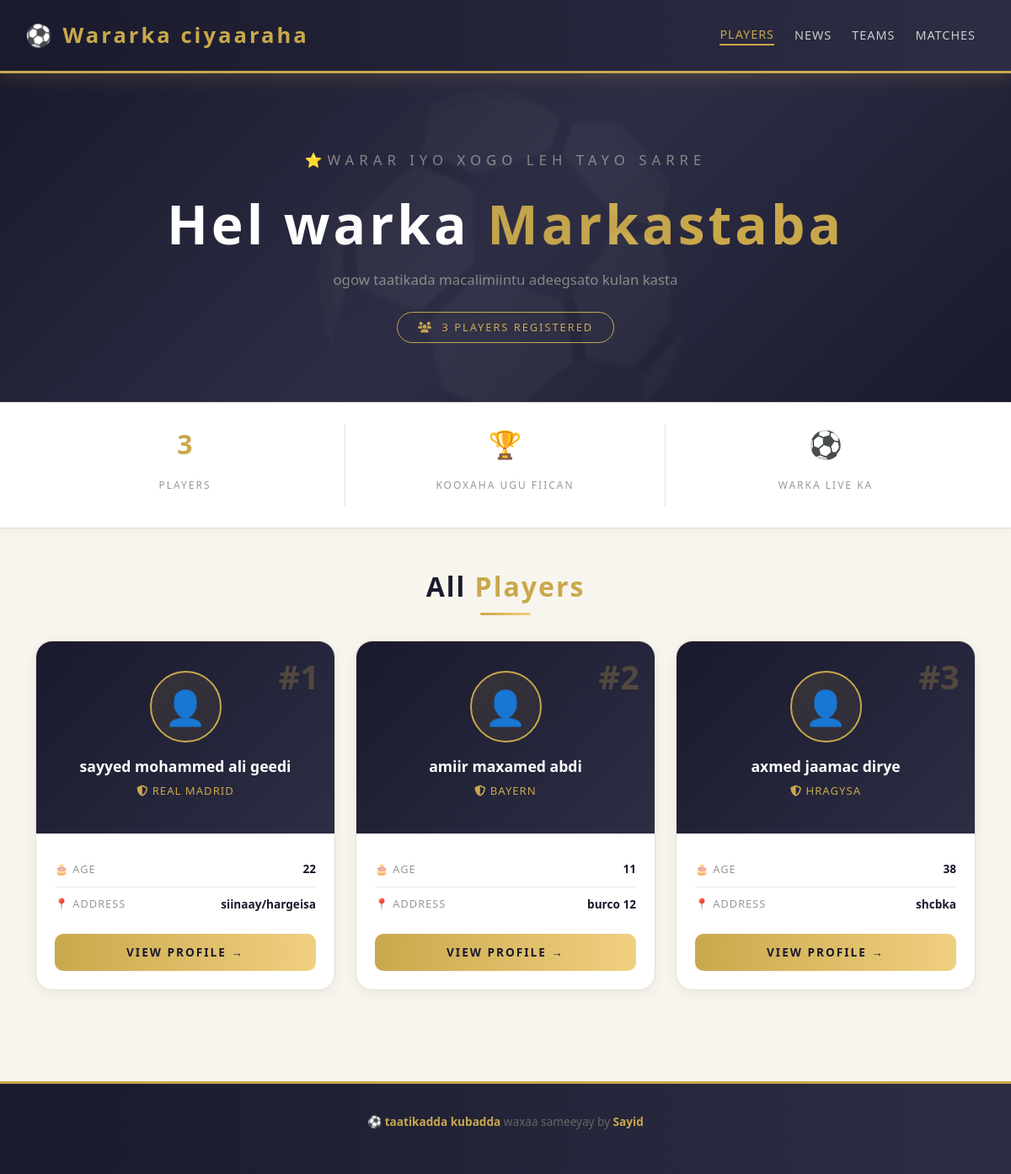
The page / on the database its author committed.
### players/models.py (models this page shows, shortened)
class Player(models.Model):
    name=models.CharField(max_length=100)
    team=models.CharField(max_length=100)
    phone=models.CharField(max_length=20)
    xaafadd=models.CharField(max_length=100)
    age=models.IntegerField()
    bio=models.TextField()

### players/views.py (the view)
# urls.py: path("", views.players, name="players"),
def players(request):
    all_players=Player.objects.all()
    return render(request ,"players/players.html", {"players": all_players})

### players/templates/players/Players.html (shortened to what this page needs)
<!doctype html>
<html lang="en">
  <head>
    <link
      href="https://cdn.jsdelivr.net/npm/bootstrap@5.3.0/dist/css/bootstrap.min.css"
      rel="stylesheet"
    />
    <link
      href="https://cdnjs.cloudflare.com/ajax/libs/font-awesome/6.4.0/css/all.min.css"
      rel="stylesheet"
    />
  </head>
  <body>
    <nav class="navbar navbar-expand-lg">
      <a class="navbar-brand" href="{% url 'players' %}">
        ⚽ Wararka ciyaaraha
      </a>
      <div class="ms-auto d-flex align-items-center">
        <a href="{% url 'players' %}" class="nav-link active">Players</a>
        <a href="{% url 'news' %}" class="nav-link">News</a>
        <a href="{% url 'teams' %}" class="nav-link">Teams</a>
        <a href="{% url 'matches' %}" class="nav-link">Matches</a>
      </div>
    </nav>
    <div class="hero">
      <p class="hero-subtitle">⭐warar iyo xogo leh tayo sarre</p>
      <h1>Hel warka <span>Markastaba</span></h1>
      <p>ogow taatikada macalimiintu adeegsato kulan kasta</p>
      <span class="hero-badge">
        <i class="fa fa-users"></i> &nbsp;{{ players|length }} Players
        Registered
      </span>
    </div>
    <div class="stats-bar">
      <div class="container">
        <div class="row">
          <div class="col-4 stat-item">
            <p class="stat-number">{{ players|length }}</p>
            <p class="stat-label">Players</p>
          </div>
          <div class="col-4 stat-item">
            <p class="stat-number">🏆</p>
            <p class="stat-label">Kooxaha ugu fiican</p>
          </div>
          <div class="col-4 stat-item">
            <p class="stat-number">⚽</p>
            <p class="stat-label">Warka live ka</p>
          </div>
        </div>
      </div>
    </div>
    <div class="section-title">
      <h2>All <span>Players</span></h2>
      <div class="title-line"></div>
    </div>
    <div class="container pb-5">
      <div class="row g-4">
        {% for player in players %}
        <div class="col-lg-4 col-md-6">
          <div class="player-card">
            <div class="card-top">
              <span class="player-number">#{{ player.id }}</span>
              <div class="player-avatar">👤</div>
              <p class="player-name">{{ player.name }}</p>
              <p class="player-team">
                <i class="fa fa-shield-halved"></i>
                {{ player.team }}
              </p>
            </div>
            <div class="card-body-custom">
              <div class="info-row">
                <span class="info-key">🎂 Age</span>
                <span class="info-val">{{ player.age }}</span>
              </div>
              <div class="info-row">
                <span class="info-key">📍 Address</span>
                <span class="info-val">{{ player.xaafadd }}</span>
              </div>
              <a href="{% url 'player_detail' player.id %}" class="btn-view">
                View Profile →
              </a>
            </div>
          </div>
        </div>
        {% endfor %}
      </div>
    </div>
    <div class="footer">
      <p>
        ⚽ <span>taatikadda kubadda</span> waxaa sameeyay by <span>Sayid</span>
      </p>
    </div>
  </body>
</html>

### players/templates/players/Players.html (style rules this page uses)
* { margin: 0; padding: 0; box-sizing: border-box; }
body { background-color: #f8f5ee; color: #1a1a2e; font-family: "Segoe UI", sans-serif; }
.navbar { background: linear-gradient(90deg, #1a1a2e, #2d2d44); border-bottom: 3px solid #c9a84c; padding: 18px 30px; position: sticky; top: 0; z-index: 999; box-shadow: 0 4px 20px rgba(201, 168, 76, 0.2); }
.navbar-brand { color: #c9a84c !important; font-size: 1.6rem; font-weight: 900; letter-spacing: 3px; }
.nav-link { color: #ccc !important; margin: 0 12px; transition: color 0.3s; font-size: 0.9rem; letter-spacing: 1px; text-transform: uppercase; }
.nav-link.active { color: #c9a84c !important; border-bottom: 2px solid #c9a84c; }
.hero { background: linear-gradient( 135deg, #1a1a2e 0%, #2d2d44 50%, #1a1a2e 100% ); padding: 90px 20px 70px; text-align: center; position: relative; overflow: hidden; }
.hero::before { content: "⚽"; position: absolute; font-size: 400px; opacity: 0.03; top: -80px; left: 50%; transform: translateX(-50%); }
.hero-subtitle { color: #c9a84c; font-size: 0.85rem; letter-spacing: 6px; text-transform: uppercase; margin-bottom: 15px; }
.hero h1 { color: #ffffff; font-size: 4rem; font-weight: 900; letter-spacing: 4px; margin-bottom: 15px; }
.hero h1 span { color: #c9a84c; }
.hero p { color: #888; font-size: 1.05rem; margin-bottom: 25px; }
.hero-badge { display: inline-block; background: transparent; border: 1px solid #c9a84c; color: #c9a84c; padding: 8px 24px; border-radius: 30px; font-size: 0.8rem; letter-spacing: 2px; text-transform: uppercase; }
.stats-bar { background: #ffffff; border-bottom: 1px solid #e8e0cc; border-top: 1px solid #e8e0cc; padding: 25px 0; box-shadow: 0 2px 15px rgba(0, 0, 0, 0.05); }
.stat-item { text-align: center; border-right: 1px solid #e8e0cc; }
.stat-item:last-child { border-right: none; }
.stat-number { color: #c9a84c; font-size: 2rem; font-weight: 900; }
.stat-label { color: #999; font-size: 0.75rem; text-transform: uppercase; letter-spacing: 2px; margin-top: 3px; }
.section-title { text-align: center; padding: 50px 0 30px; }
.section-title h2 { color: #1a1a2e; font-size: 2rem; font-weight: 900; letter-spacing: 2px; }
.section-title h2 span { color: #c9a84c; }
.title-line { width: 60px; height: 3px; background: linear-gradient(90deg, #c9a84c, #f0d080); margin: 12px auto 0; border-radius: 2px; }
.player-card { background: #ffffff; border: 1px solid #e8e0cc; border-radius: 20px; transition: all 0.4s ease; overflow: hidden; height: 100%; box-shadow: 0 4px 15px rgba(0, 0, 0, 0.06); }
.card-top { background: linear-gradient(135deg, #1a1a2e, #2d2d44); padding: 35px 20px 25px; text-align: center; position: relative; }
.player-number { position: absolute; top: 12px; right: 18px; color: #c9a84c44; font-size: 2.5rem; font-weight: 900; }
.player-avatar { width: 85px; height: 85px; background: linear-gradient(135deg, #c9a84c22, #c9a84c11); border: 2px solid #c9a84c; border-radius: 50%; display: flex; align-items: center; justify-content: center; margin: 0 auto 15px; font-size: 2.5rem; }
.player-name { color: #ffffff; font-size: 1.1rem; font-weight: 700; margin-bottom: 6px; }
.player-team { color: #c9a84c; font-size: 0.82rem; font-weight: 500; letter-spacing: 1px; text-transform: uppercase; }
.card-body-custom { padding: 22px; }
.info-row { display: flex; justify-content: space-between; align-items: center; padding: 10px 0; border-bottom: 1px solid #f0ece0; font-size: 0.85rem; }
.info-row:last-of-type { border-bottom: none; margin-bottom: 5px; }
.info-key { color: #999; font-size: 0.8rem; text-transform: uppercase; letter-spacing: 1px; }
.info-val { color: #1a1a2e; font-weight: 600; }
.btn-view { background: linear-gradient(90deg, #c9a84c, #f0d080); color: #1a1a2e; font-weight: 700; border: none; border-radius: 10px; width: 100%; padding: 12px; margin-top: 15px; transition: all 0.3s; text-decoration: none; display: block; text-align: center; font-size: 0.85rem; letter-spacing: 2px; text-transform: uppercase; }
.footer { background: linear-gradient(90deg, #1a1a2e, #2d2d44); border-top: 3px solid #c9a84c; padding: 35px 0; text-align: center; color: #666; font-size: 0.85rem; margin-top: 60px; }
.footer span { color: #c9a84c; font-weight: 700; }

### rows shown on the page
Player: id "1", name "sayyed mohammed ali geedi", team "REAL MADRID", age "22", xaafadd "siinaay/hargeisa"
Player: id "2", name "amiir maxamed abdi", team "BAYERN", age "11", xaafadd "burco 12"
Player: id "3", name "axmed jaamac dirye", team "HRAGYSA", age "38", xaafadd "shcbka"

### other values the page prints
{{ players|length }} "3"
